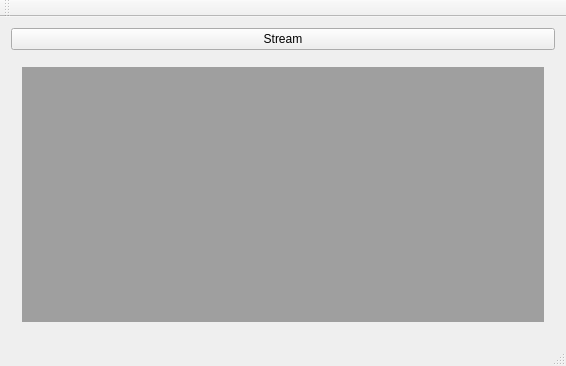
<?xml version="1.0" encoding="UTF-8"?>
<ui version="4.0">
 <class>Qfreej</class>
 <widget class="QMainWindow" name="Qfreej">
  <property name="geometry">
   <rect>
    <x>0</x>
    <y>0</y>
    <width>566</width>
    <height>366</height>
   </rect>
  </property>
  <property name="windowTitle">
   <string>Qfreej</string>
  </property>
  <widget class="QWidget" name="centralWidget">
   <layout class="QHBoxLayout" name="horizontalLayout">
    <item>
     <layout class="QGridLayout" name="gridLayout_2">
      <item row="1" column="0">
       <layout class="QGridLayout" name="gridLayout">
        <item row="1" column="1">
         <widget class="QWidget" name="widget" native="true">
          <layout class="QHBoxLayout" name="horizontalLayout_2">
           <item>
            <layout class="QHBoxLayout" name="horizontalLayout_3">
             <item>
              <widget class="QMdiArea" name="mdiArea"/>
             </item>
            </layout>
           </item>
          </layout>
         </widget>
        </item>
       </layout>
      </item>
      <item row="0" column="0">
       <widget class="QPushButton" name="streamButton">
        <property name="toolTip">
         <string>Assuming you have a dummy filled Javasript streaming file named stream.js</string>
        </property>
        <property name="text">
         <string>Stream</string>
        </property>
       </widget>
      </item>
     </layout>
    </item>
   </layout>
  </widget>
  <widget class="QMenuBar" name="menuBar">
   <property name="geometry">
    <rect>
     <x>0</x>
     <y>0</y>
     <width>566</width>
     <height>22</height>
    </rect>
   </property>
  </widget>
  <widget class="QToolBar" name="mainToolBar">
   <attribute name="toolBarArea">
    <enum>TopToolBarArea</enum>
   </attribute>
   <attribute name="toolBarBreak">
    <bool>false</bool>
   </attribute>
  </widget>
  <widget class="QStatusBar" name="statusBar"/>
  <action name="actionOpen">
   <property name="text">
    <string>open</string>
   </property>
   <property name="toolTip">
    <string>Lance la lecture</string>
   </property>
  </action>
 </widget>
 <layoutdefault spacing="6" margin="11"/>
 <resources/>
 <connections/>
</ui>
